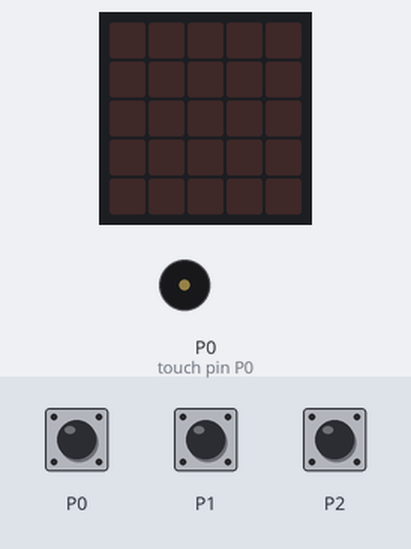
A program run on a simulated BBC micro:bit (MakeCode). Shown: the board's 5×5 LED display, buzzer (waves = sounding). Inputs (shaded band) come from the test bench. Random numbers come from a fixed seed; the 48×5 strip is a reading aid, not a part: it shows the text the display is scrolling, unrolled, one strip-width of it at a time.

Above: at 1.2 s.
1.3 s: touch pin P1 pressed for 0.15 s
At 2.7 s:
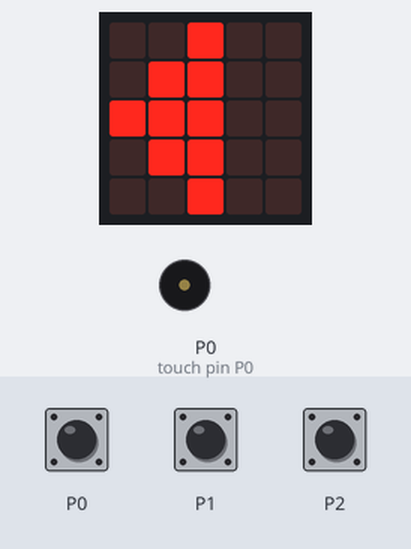
4.4 s: touch pin P0 pressed for 0.15 s
At 5.9 s:
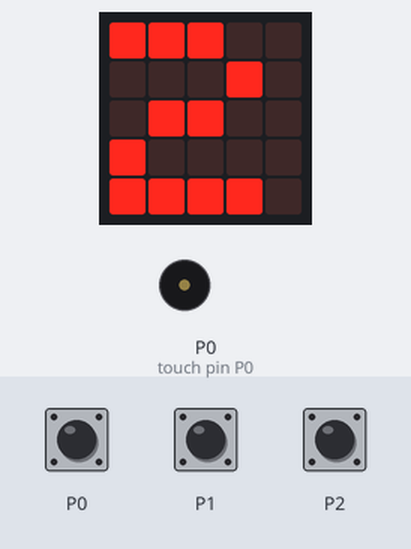
7.5 s: touch pin P2 pressed for 0.15 s
At 8.9 s:
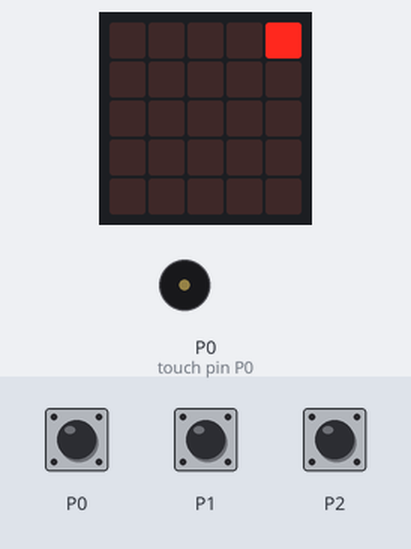
10.5 s: touch pin P1 pressed for 0.15 s
At 10.8 s:
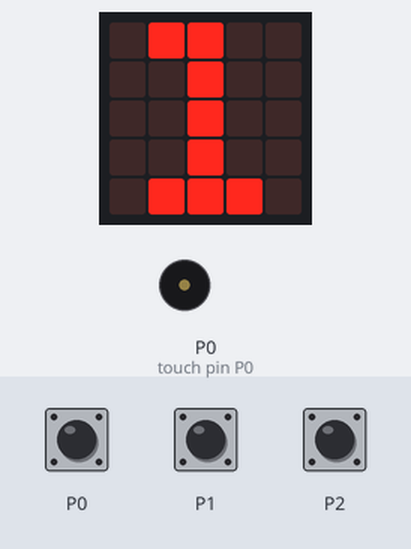
13.6 s: touch pin P2 pressed for 0.15 s
16.7 s: touch pin P0 pressed for 0.15 s
At 18.9 s:
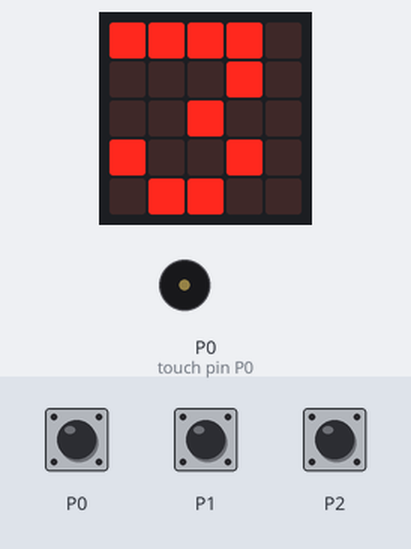
Timing chart, 0 to 20.7 s (numbered marks = the images above; inputs shaded):
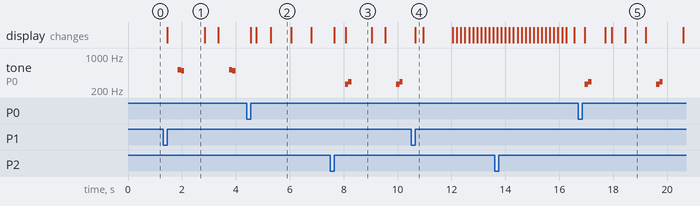

The program:

main.ts
```typescript
input.onPinPressed(TouchPin.P0, function () {
    basic.showNumber(1)
    basic.showNumber(2)
    basic.showNumber(3)
    basic.clearScreen()
    running = false
    false_start = false
    basic.pause(1000 + randint(0, 2000))
    if (false_start) {
        start = input.runningTime()
        running = true
        led.stopAnimation()
        basic.clearScreen()
        led.plot(randint(0, 4), randint(0, 4))
    }
})
input.onPinPressed(TouchPin.P2, function () {
    if (running) {
        running = false
        end = input.runningTime()
        basic.showLeds(`
            . # # # .
            . . . # .
            . # # # .
            . # . . .
            . # # # .
            `)
        basic.pause(1000)
        basic.showNumber(end - start)
    } else {
        false_start = true
        for (let index = 0; index < 2; index++) {
            basic.showLeds(`
                . . # . .
                . . # # .
                . . # # #
                . . # # .
                . . # . .
                `)
            music.playMelody("C D - - - - - - ", 500)
            basic.clearScreen()
            basic.pause(500)
        }
    }
})
input.onPinPressed(TouchPin.P1, function () {
    if (running) {
        running = false
        end = input.runningTime()
        basic.showLeds(`
            . # # . .
            . . # . .
            . . # . .
            . . # . .
            . # # # .
            `)
        basic.pause(1000)
        basic.showNumber(end - start)
    } else {
        false_start = true
        for (let index = 0; index < 2; index++) {
            basic.showLeds(`
                . . # . .
                . # # . .
                # # # . .
                . # # . .
                . . # . .
                `)
            music.playMelody("C5 B - - - - - - ", 500)
            basic.clearScreen()
            basic.pause(500)
        }
    }
})
let end = 0
let start = 0
let false_start = false
let running = false
running = false
false_start = false
start = 0
end = 0
```

test.ts
```typescript
// aquí va el archivo "tests"; esto no se compilará cuando este paquete se utilice como una extensión.
```

Measured:
- after the input at 1.3 s, tone on P0 (touch pin P0): plays 523 Hz for 0.13 s, 494 Hz for 0.12 s, 523 Hz for 0.13 s, 494 Hz for 0.12 s, starting after 0.55 s; the display: changes after 0.15 s (image 1)
- after the input at 7.5 s, tone on P0 (touch pin P0): plays 262 Hz for 0.13 s, 294 Hz for 0.12 s, 262 Hz for 0.13 s, 294 Hz for 0.12 s, starting after 0.55 s; the display: first changes after 0.15 s (image 3 shows a later state)
- what the display in image 1 shows lasts 1.4 s, from 1.5 s to 2.9 s
- what the display in image 2 shows lasts 0.8 s, from 5.3 s to 6.1 s
- what the display in image 3 shows lasts 1.0 s, from 8.1 s to 9.1 s
